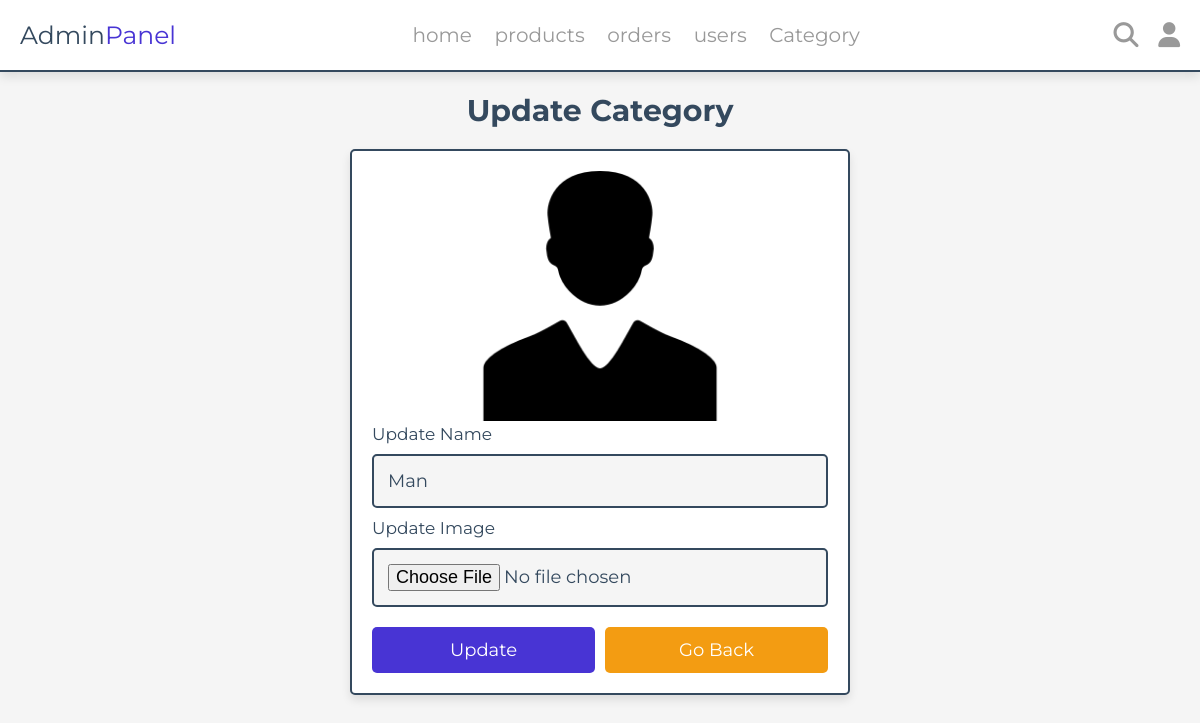
Page /update_category.php?update=1 (signed in) on the committed database.
### tables this page shows
CREATE TABLE `category` (
  `code` int(100) NOT NULL,
  `nom` varchar(100) NOT NULL,
  `image` varchar(100) NOT NULL
);

### update_category.php (the view, shortened to what this page needs)
<?php
include 'components/connect.php';
?>
<!DOCTYPE html>
<html lang="en">
<head>
    <link rel="stylesheet" href="https://cdnjs.cloudflare.com/ajax/libs/font-awesome/6.1.1/css/all.min.css">
    <link rel="stylesheet" href="css/admin_style.css">
</head>
<body>
    <?php include 'components/admin_header.php'; ?>
    <section class="update-category">
        <h1 class="heading">Update Category</h1>
        <?php
        $update_id = $_GET['update'];
        $show_category = $conn->prepare("SELECT * FROM `category` WHERE code = ?");
        $show_category->execute([$update_id]);
        if ($show_category->rowCount() > 0) {
            $fetch_category = $show_category->fetch(PDO::FETCH_ASSOC);
            ?>
            <form action="" method="POST" enctype="multipart/form-data">
                <img src="images/<?= $fetch_category['image']; ?>" alt=""></br>
                <span>Update Name</span> </br>
                <input type="text" required placeholder="Enter category name" name="name" maxlength="100" class="box"
                    value="<?= $fetch_category['nom']; ?>"></br>
                <span>Update Image</span></br>
                <input type="file" name="image" class="box" accept="image/jpg, image/jpeg, image/png, image/webp">
                <div class="flex-btn">
                    <input type="submit" value="Update" class="btn" name="update">
                    <a href="add_category.php" class="option-btn">Go Back</a>
                </div>
            </form>
            <?php
        } else {
            echo '<p class="empty">Category not found!</p>';
        }
        ?>
    </section>
</body>
</html>

### css/admin_style.css (style rules this page uses)
:root { --main-color:#4834d4; --red:#e74c3c; --orange:#f39c12; --black:#34495e; --white:#fff; --light-bg:#f5f5f5; --light-color:#999; --border:.2rem solid var(--black); --box-shadow:0 .5rem 1rem rgba(0,0,0,.1); }
* { font-family: 'Montserrat', sans-serif; margin:0; padding:0; box-sizing: border-box; text-decoration: none; outline: none; border:none; }
html { font-size: 62.5%; overflow-x: hidden; }
body { background-color: var(--light-bg); }
section { max-width: 1200px; margin:0 auto; padding:2rem; }
.btn, .delete-btn, .option-btn { display: block; margin-top: 1rem; border-radius: .5rem; cursor: pointer; width: 100%; font-size: 1.8rem; color:var(--white); padding:1.2rem 3rem; text-transform: capitalize; text-align: center; }
.btn { background-color: var(--main-color); }
.option-btn { background-color: var(--orange); }
.flex-btn { display: flex; gap:1rem; }
.heading { text-align: center; margin-bottom: 2rem; text-transform: capitalize; color:var(--black); font-size: 3rem; }
.update-category form { margin:0 auto; max-width: 50rem; background-color: var(--white); border-radius: .5rem; box-shadow: var(--box-shadow); border:var(--border); padding:2rem; }
.update-category form img { height: 25rem; width: 100%; object-fit: contain; }
.update-category form .box { background-color: var(--light-bg); border:var(--border); width: 100%; padding:1.4rem; font-size: 1.8rem; color:var(--black); border-radius: .5rem; margin: 1rem 0; }
.update-category form span { font-size: 1.7rem; color:var(--black); }

### rows in the picture
category: image (picture), name "Man"
